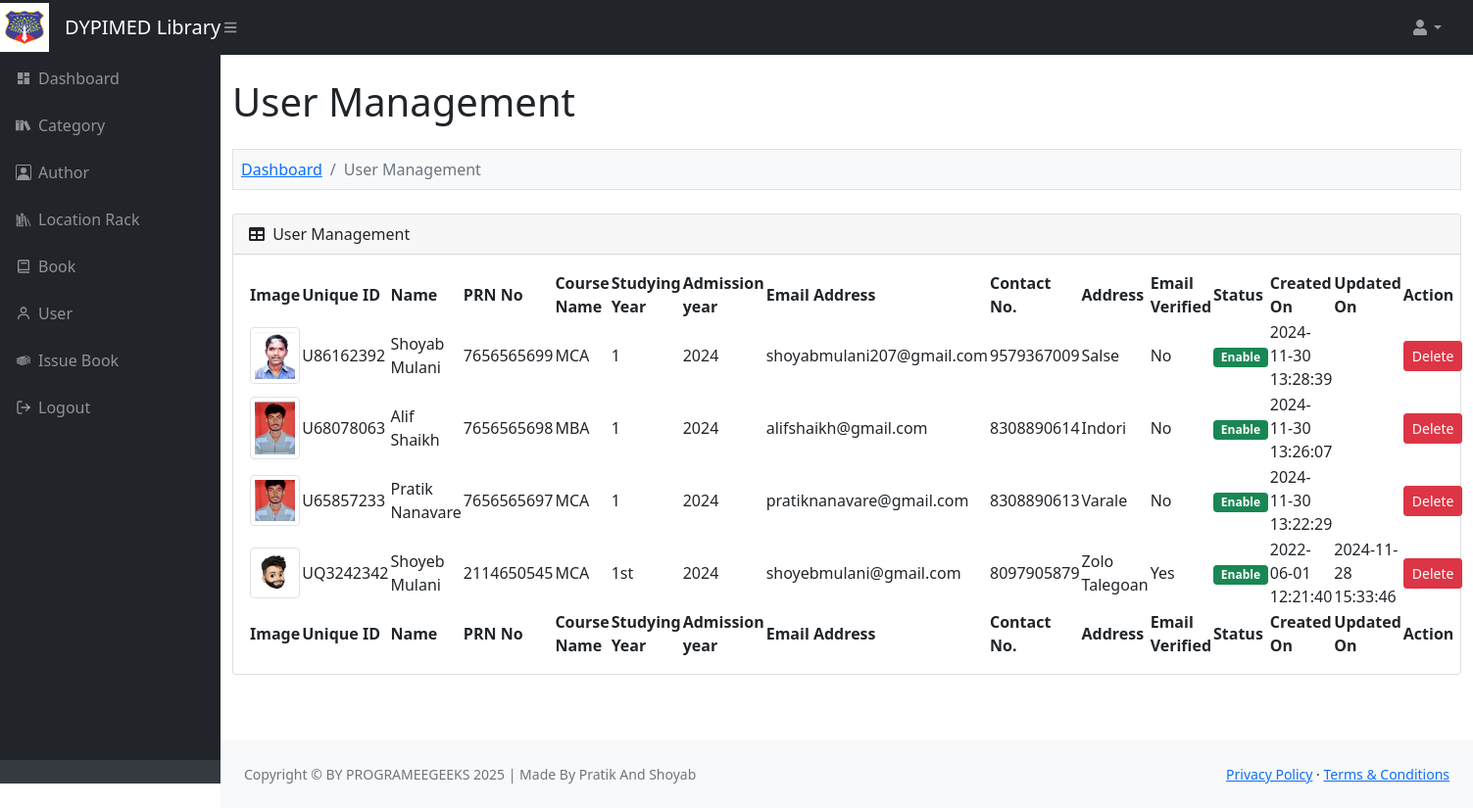
/admin/user.php (signed in), run on the app's committed database.
### tables this page shows
CREATE TABLE `lms_user` (
  `user_id` int(11) NOT NULL,
  `user_unique_id` varchar(30) NOT NULL,
  `user_prn_no` varchar(30) DEFAULT NULL,
  `user_name` varchar(200) NOT NULL,
  `user_course_name` varchar(30) DEFAULT NULL,
  `user_studying_year` varchar(30) DEFAULT NULL,
  `user_admission_year` varchar(30) DEFAULT NULL,
  `user_contact_no` varchar(30) NOT NULL,
  `user_address` text NOT NULL,
  `user_profile` varchar(100) NOT NULL,
  `user_email_address` varchar(200) NOT NULL,
  `user_password` varchar(30) NOT NULL,
  `user_verificaton_code` varchar(100) NOT NULL,
  `user_verification_status` enum('No','Yes') NOT NULL,
  `user_status` enum('Enable','Disable') NOT NULL,
  `user_created_on` varchar(30) NOT NULL,
  `user_updated_on` varchar(30) NOT NULL
);

### function.php (called while the page is built, shortened)
<?php
function base_url()
{
	return 'http://localhost/librarymanagementsystem/';
}
function is_admin_login()
{
	if(isset($_SESSION['admin_id']))
	{
		return true;
	}
	return false;
}
?>

### admin/user.php (the view, shortened to what this page needs)
<?php
include '../database_connection.php';
include '../function.php';
$query = "
	SELECT * FROM lms_user
    ORDER BY user_id DESC
";
$statement = $connect->prepare($query);
$statement->execute();
include '../header.php';
?>
<div class="container-fluid py-4" style="min-height: 700px;">
	<h1>User Management</h1>
	<ol class="breadcrumb mt-4 mb-4 bg-light p-2 border">
		<li class="breadcrumb-item"><a href="index.php">Dashboard</a></li>
        <li class="breadcrumb-item active">User Management</li>
    </ol>
    <div class="card mb-4">
    	<div class="card-header">
    		<div class="row">
    			<div class="col col-md-6">
    				<i class="fas fa-table me-1"></i> User Management
    			</div>
    			<div class="col col-md-6" align="right">
    			</div>
    		</div>
    	</div>
    	<div class="card-body">
    		<table id="datatablesSimple">
    			<thead>
    				<tr>
    					<th>Image</th>
                        <th>Unique ID</th>
                        <th>Name</th>
						<th>PRN No</th>
						<th>Course Name</th>
						<th>Studying Year</th>
						<th>Admission year</th>
                        <th>Email Address</th>
                        <th>Contact No.</th>
                        <th>Address</th>
                        <th>Email Verified</th>
                        <th>Status</th>
                        <th>Created On</th>
                        <th>Updated On</th>
                        <th>Action</th>
    				</tr>
    			</thead>
    			<tfoot>
    				<tr>
    					<th>Image</th>
                        <th>Unique ID</th>
                        <th>Name</th>
						<th>PRN No</th>
						<th>Course Name</th>
						<th>Studying Year</th>
						<th>Admission year</th>
                        <th>Email Address</th>
                        <th>Contact No.</th>
                        <th>Address</th>
                        <th>Email Verified</th>
                        <th>Status</th>
                        <th>Created On</th>
                        <th>Updated On</th>
                        <th>Action</th>
    				</tr>
    			</tfoot>
    			<tbody>
    			<?php
    			if($statement->rowCount() > 0)
    			{
    				foreach($statement->fetchAll() as $row)
    				{
    					$user_status = '';
    					if($row['user_status'] == 'Enable')
    					{
    						$user_status = '<div class="badge bg-success">Enable</div>';
    					}
    					else
    					{
    						$user_status = '<div class="badge bg-danger">Disable</div>';
    					}
    					echo '
    					<tr>
    						<td><img src="../upload/'.$row["user_profile"].'" class="img-thumbnail" width="75" /></td>
    						<td>'.$row["user_unique_id"].'</td>
    						<td>'.$row["user_name"].'</td>
							<td>'.$row["user_prn_no"].'</td>
							<td>'.$row["user_course_name"].'</td>
							<td>'.$row["user_studying_year"].'</td>
							<td>'.$row["user_admission_year"].'</td>
    						<td>'.$row["user_email_address"].'</td>
    						<td>'.$row["user_contact_no"].'</td>
    						<td>'.$row["user_address"].'</td>
    						<td>'.$row["user_verification_status"].'</td>
    						<td>'.$user_status.'</td>
    						<td>'.$row["user_created_on"].'</td>
    						<td>'.$row["user_updated_on"].'</td>
    						<td><button type="button" name="delete_button" class="btn btn-danger btn-sm" onclick="delete_data(`'.$row["user_id"].'`, `'.$row["user_status"].'`)">Delete</td>
    					</tr>
    					';
    				}
    			}
    			else
    			{
    				echo '
    				<tr>
    					<td colspan="12" class="text-center">No Data Found</td>
    				</tr>
    				';
    			}
    			?>
    			</tbody>
    		</table>
    	</div>
    </div>
</div>
<?php
include '../footer.php';
?>

### header.php (shortened to what this page needs)
<!doctype html>
<html lang="en">
    <head>
        <link href="<?php echo base_url(); ?>asset/css/simple-datatables-style.css" rel="stylesheet" />
        <link href="<?php echo base_url(); ?>asset/css/styles.css" rel="stylesheet" />
    </head>
    <?php
    if(is_admin_login())
    {
    ?>
    <body class="sb-nav-fixed">
        <nav class="sb-topnav navbar navbar-expand navbar-dark bg-dark">
            <img src="<?php echo base_url(); ?>asset/images/BVPDU.png" alt="BVPDU" style="height: 50px; width: 50px">
            <a class="navbar-brand ps-3" href="index.php">DYPIMED Library</a>
            <button class="btn btn-link btn-sm order-1 order-lg-0 me-4 me-lg-0" id="sidebarToggle" href="#!"><i class="fas fa-bars"></i></button>
            <ul class="navbar-nav ms-auto ms-md-0 me-3 me-lg-4">
                <li class="nav-item dropdown">
                    <a class="nav-link dropdown-toggle" id="navbarDropdown" href="#" role="button" data-bs-toggle="dropdown" aria-expanded="false"><i class="fas fa-user fa-fw"></i></a>
                </li>
            </ul>
        </nav>
        <div id="layoutSidenav">
            <div id="layoutSidenav_nav">
                <nav class="sb-sidenav accordion sb-sidenav-dark" id="sidenavAccordion">
                    <div class="sb-sidenav-menu">
                        <div class="nav">
                            <a class="nav-link" href="index.php"><svg stroke="currentColor" fill="currentColor" stroke-width="0" viewBox="0 0 24 24" height="1em" width="1em" xmlns="http://www.w3.org/2000/svg"><g><path fill="none" d="M0 0h24v24H0z"></path><path d="M3 13h8V3H3v10zm0 8h8v-6H3v6zm10 0h8V11h-8v10zm0-18v6h8V3h-8z"></path></g></svg><span class="name">Dashboard</span></a>
                            <a class="nav-link" href="category.php"><span class="name">Category</span></a>
                            <a class="nav-link" href="author.php"><span class="name">Author</span></a>
                            <a class="nav-link" href="location_rack.php"><span class="name">Location Rack</span></a>
                            <a class="nav-link" href="book.php"><span class="name">Book</span></a>
                            <a class="nav-link" href="user.php"><span class="name">User</span></a>
                            <a class="nav-link" href="issue_book.php"><span class="name">Issue Book</span></a>
                            <a class="nav-link" href="logout.php"><span class="name">Logout</span></a>
                        </div>
                    </div>
                    <div class="sb-sidenav-footer">
                    </div>
                </nav>
            </div>
            <div id="layoutSidenav_content">
                <main>
    <?php
    }
    ?>

### footer.php (shortened to what this page needs)
                <?php
                if(is_admin_login())
                {
                ?>
                </main>
                <footer class="py-4 bg-light mt-auto">
                    <div class="container-fluid px-4">
                        <div class="d-flex align-items-center justify-content-between small">
                            <div class="text-muted">Copyright &copy; BY PROGRAMEEGEEKS <?php echo date('Y'); ?> | Made By Pratik And Shoyab</div>
                            <div>
                                <a href="#">Privacy Policy</a>
                                &middot;
                                <a href="#">Terms &amp; Conditions</a>
                            </div>
                        </div>
                    </div>
                </footer>
            </div>
            </div>
                <?php
                }
                ?>
    </body>
</html>

### header.php (style rules this page uses)
.name { margin-left: 7px; }

### data on the page
lms_user: user_profile (picture), user_unique "U86162392", user_name "Shoyab Mulani", user_prn_no "7656565699", user_course_name "MCA", user_studying_year "1", user_admission_year "2024", user_email_address "shoyabmulani207@gmail.com", user_contact_no "9579367009", user_address "Salse", user_verification_status "No", user_status "Enable", user_created_on "2024-11-30 13:28:39"
lms_user: user_profile (picture), user_unique "U68078063", user_name "Alif Shaikh", user_prn_no "7656565698", user_course_name "MBA", user_studying_year "1", user_admission_year "2024", user_email_address "alifshaikh@gmail.com", user_contact_no "8308890614", user_address "Indori", user_verification_status "No", user_status "Enable", user_created_on "2024-11-30 13:26:07"
lms_user: user_profile (picture), user_unique "U65857233", user_name "Pratik Nanavare", user_prn_no "7656565697", user_course_name "MCA", user_studying_year "1", user_admission_year "2024", user_email_address "pratiknanavare@gmail.com", user_contact_no "8308890613", user_address "Varale", user_verification_status "No", user_status "Enable", user_created_on "2024-11-30 13:22:29"
lms_user: user_profile (picture), user_unique "UQ3242342", user_name "Shoyeb Mulani", user_prn_no "2114650545", user_course_name "MCA", user_studying_year "1st", user_admission_year "2024", user_email_address "shoyebmulani@gmail.com", user_contact_no "8097905879", user_address "Zolo Talegoan", user_verification_status "Yes", user_status "Enable", user_created_on "2022-06-01 12:21:40", user_updated_on "2024-11-28 15:33:46"
